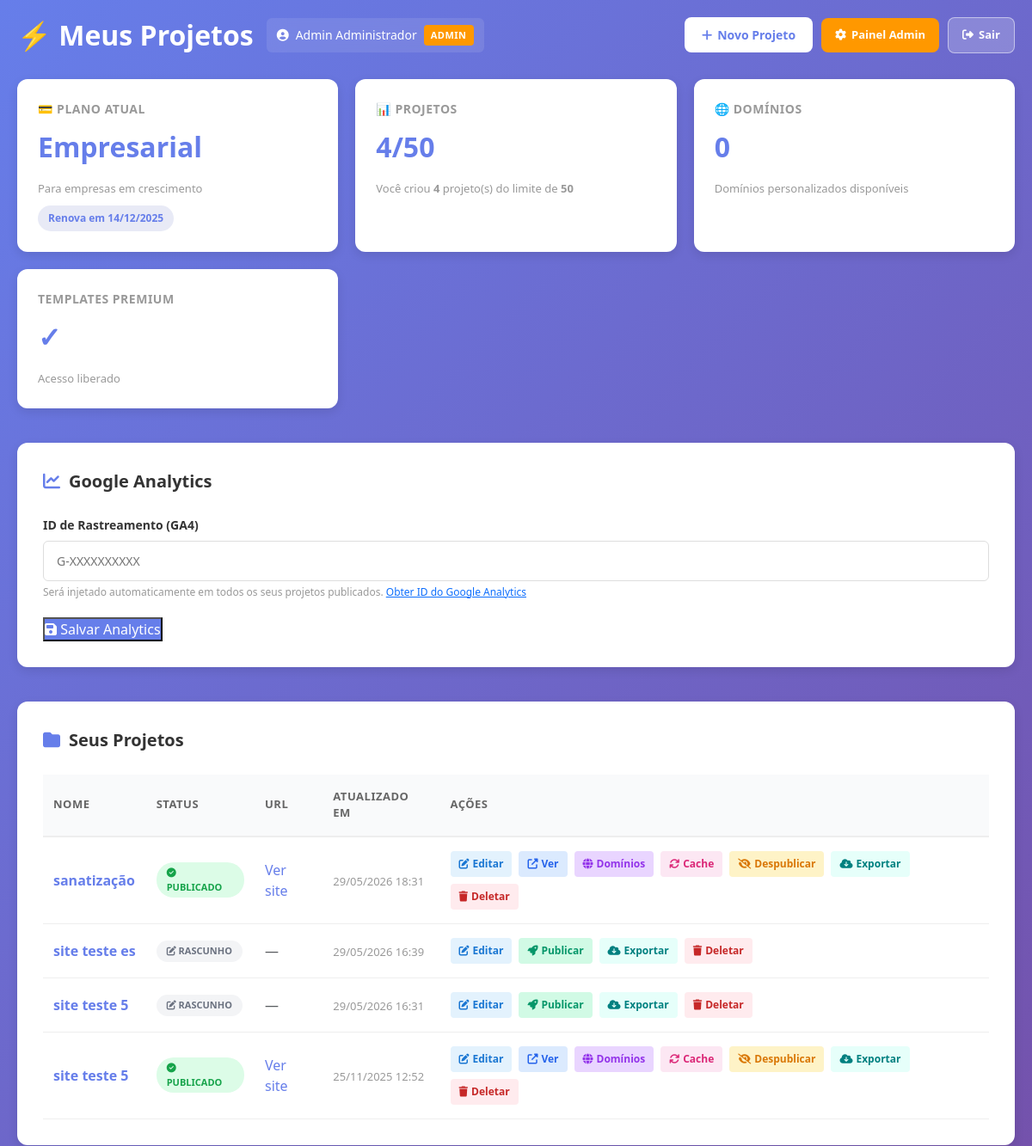
Page /test_projects.php (upper part) on the earlier database version.
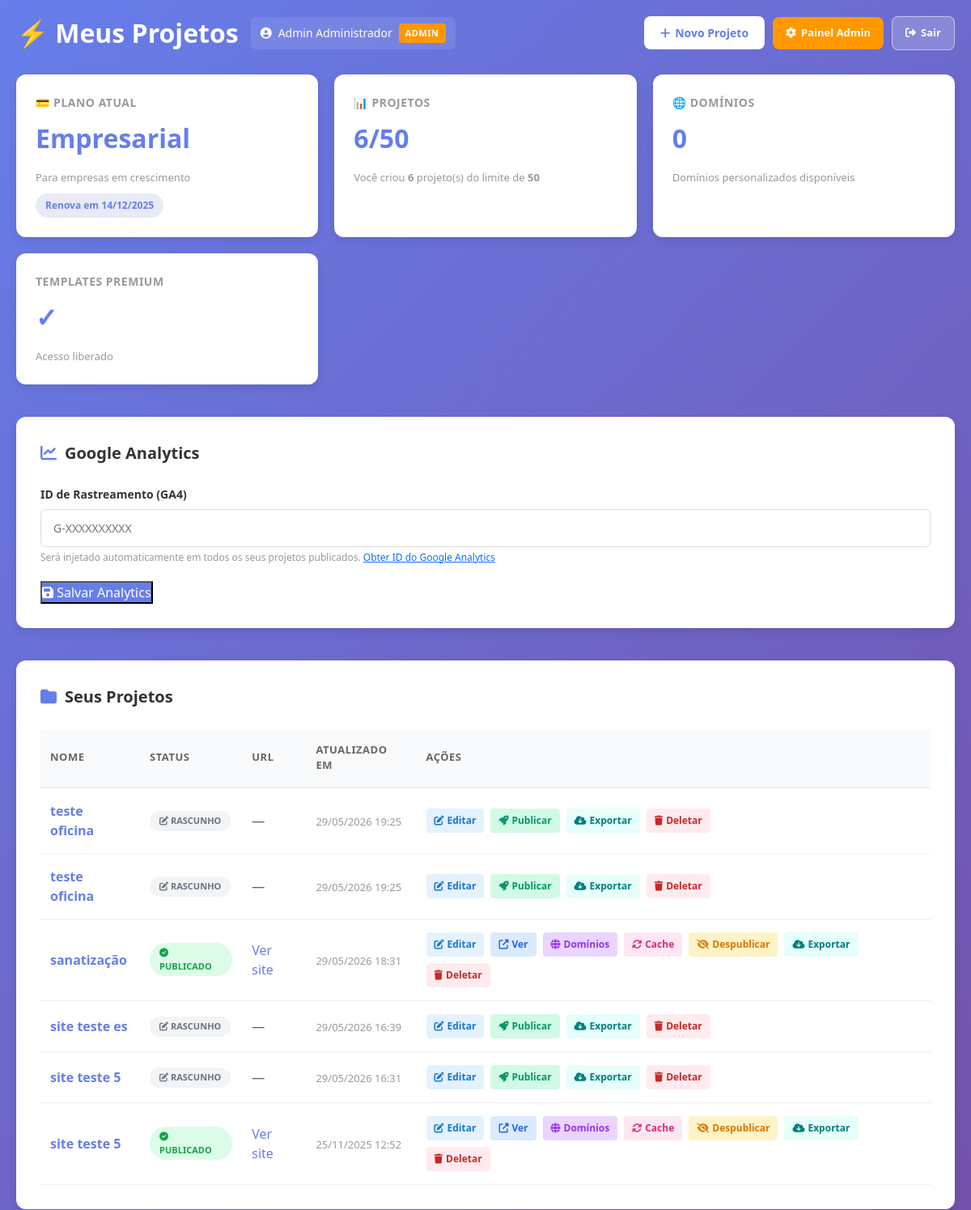
Same page on the later database version.
### tables this page shows
CREATE TABLE projects (
                id INTEGER PRIMARY KEY AUTOINCREMENT,
                user_id INTEGER NOT NULL,
                template_id INTEGER,
                name TEXT NOT NULL,
                description TEXT,
                custom_domain TEXT UNIQUE,
                subdomain TEXT UNIQUE,
                preview_url TEXT,
                published_url TEXT,
                html_content LONGTEXT,
                downloads_count INTEGER DEFAULT 0,
                views_count INTEGER DEFAULT 0,
                status TEXT DEFAULT 'draft' CHECK(status IN ('draft', 'published', 'archived', 'deleted')),
                is_published INTEGER DEFAULT 0,
                created_at DATETIME DEFAULT CURRENT_TIMESTAMP,
                updated_at DATETIME DEFAULT CURRENT_TIMESTAMP,
                deleted_at DATETIME, seo_title TEXT DEFAULT NULL, seo_description TEXT DEFAULT NULL, seo_image TEXT DEFAULT NULL,
                FOREIGN KEY (user_id) REFERENCES users(id) ON DELETE CASCADE,
                FOREIGN KEY (template_id) REFERENCES templates_library(id) ON DELETE SET NULL
            );

### app/Controllers/ProjectController.php (called while the page is built, shortened)
<?php
class ProjectController
{
    private $pdo;
    public function __construct()
    {
        $this->pdo = require __DIR__ . '/../../config/database.php';
    }
    public function list()
    {
        $userId = $_SESSION['user_id'];
        $stmt = $this->pdo->prepare("
            SELECT s.*, p.name, p.price, p.max_projects, p.max_storage_mb, p.description, p.can_access_premium
            FROM subscriptions s
            JOIN plans p ON s.plan_id = p.id
            WHERE s.user_id = ? AND s.status = 'active'
            ORDER BY s.created_at DESC
            LIMIT 1
        ");
        $stmt->execute([$userId]);
        $subscriptionData = $stmt->fetch(\PDO::FETCH_ASSOC);
        if (!$subscriptionData) {
            $stmt = $this->pdo->prepare("SELECT * FROM plans WHERE name = 'Gratuito' OR price = 0 LIMIT 1");
            $stmt->execute();
            $planData = $stmt->fetch(\PDO::FETCH_ASSOC);
            if (!$planData) {
                $planData = [
                    'id' => 0,
                    'name' => 'Gratuito',
                    'price' => 0,
                    'max_projects' => 3,
                    'max_storage_mb' => 100,
                    'description' => 'Plano gratuito'
                ];
            }
            $subscriptionData = [
                'id' => 0,
                'renews_at' => date('Y-m-d', strtotime('+30 days')),
                'status' => 'active'
            ];
        } else {
            $planData = $subscriptionData;
        }
        $stmt = $this->pdo->prepare("SELECT COUNT(*) as total FROM projects WHERE user_id = ?");
        $stmt->execute([$userId]);
        $totalProjects = $stmt->fetch(\PDO::FETCH_ASSOC)['total'];
        $stmt = $this->pdo->prepare("
            SELECT
                p.id,
                p.name,
                p.template_id,
                p.is_published,
                p.published_url,
                t.name as template_name,
                p.created_at,
                p.updated_at
            FROM projects p
            LEFT JOIN templates_library t ON p.template_id = t.id
            WHERE p.user_id = ?
            ORDER BY p.updated_at DESC
            LIMIT 50
        ");
        $stmt->execute([$userId]);
        $projects = $stmt->fetchAll(\PDO::FETCH_ASSOC);
        include __DIR__ . '/../Views/projects/list.php';
    }
}

### public/test_projects.php (called while the page is built, shortened)
<?php
try {
    $controller = new \App\Controllers\ProjectController();
    $controller->list();
} catch (\Throwable $t) {
    echo "ERROR: " . $t->getMessage() . "\n" . $t->getTraceAsString() . "\n";
}

### config/database.php (called while the page is built, shortened)
<?php
$dbFile = __DIR__ . '/../database/app.db';
try {
    $pdo = new \PDO('sqlite:' . $dbFile);
    $pdo->setAttribute(\PDO::ATTR_ERRMODE, \PDO::ERRMODE_EXCEPTION);
    $pdo->exec('PRAGMA foreign_keys = ON');
    return $pdo;
} catch (\PDOException $e) {
    die('Erro ao conectar ao banco SQLite: ' . $e->getMessage());
}

### app/Views/projects/list.php (the view, shortened to what the changed rows need)
<!DOCTYPE html>
<html lang="pt-BR">
<head>
    <link href="https://cdn.jsdelivr.net/npm/bootstrap@5.3.2/dist/css/bootstrap.min.css" rel="stylesheet">
    <link rel="stylesheet" href="https://cdnjs.cloudflare.com/ajax/libs/font-awesome/6.4.0/css/all.min.css">
</head>
<body>
<div class="container-main">
    <div class="header-section">
        <div class="header-left">
            <div class="header-title">
                <h1>⚡ Meus Projetos</h1>
            </div>
        </div>
    </div>
    <div class="cards-section">
        <div class="info-card">
            <div class="card-title">📊 Projetos</div>
            <div class="card-value"><?= $totalProjects ?>/<?= $planData['max_projects'] ?? 3 ?></div>
            <div class="card-description">
                Você criou <strong><?= $totalProjects ?></strong> projeto(s) do limite de <strong><?= $planData['max_projects'] ?? 3 ?></strong>
            </div>
        </div>
    </div>
    <div class="projects-section">
        <?php if (!empty($projects)): ?>
            <table class="projects-table">
                <thead>
                <tr>
                    <th>Nome</th>
                    <th>Status</th>
                    <th>URL</th>
                    <th>Atualizado em</th>
                    <th>Ações</th>
                </tr>
                </thead>
                <tbody>
                <?php foreach ($projects as $project): ?>
                    <tr>
                        <td>
                            <span class="project-name" onclick="editProject(<?= $project['id'] ?>, <?= $project['template_id'] ?? 'null' ?>)">
                                <?= htmlspecialchars($project['name']) ?>
                            </span>
                        </td>
                        <td>
                            <?php if ($project['is_published']): ?>
                                <span class="project-status status-published">
                                    <i class="fas fa-check-circle"></i> Publicado
                                </span>
                            <?php else: ?>
                                <span class="project-status status-draft">
                                    <i class="fas fa-edit"></i> Rascunho
                                </span>
                            <?php endif; ?>
                        </td>
                        <td>
                            <?php if ($project['published_url']): ?>
                                <a href="<?= htmlspecialchars($project['published_url']) ?>"
                                   target="_blank"
                                   style="color: #667eea; text-decoration: none;">
                                    <?= htmlspecialchars($project['subdomain'] ?? 'Ver site') ?>
                                </a>
                            <?php else: ?>
                                <span class="text-muted">—</span>
                            <?php endif; ?>
                        </td>
                        <td>
                            <span class="project-date">
                                <?= date('d/m/Y H:i', strtotime($project['updated_at'])) ?>
                            </span>
                        </td>
                        <td>
                            <div class="project-actions">
                                <a href="/editor?id=<?= $project['id'] ?>&template=<?= $project['template_id'] ?>"
                                   class="btn-action btn-edit">
                                    <i class="fas fa-edit"></i> Editar
                                </a>
                                <?php if ($project['is_published']): ?>
                                    <a href="<?= htmlspecialchars($project['published_url']) ?>"
                                       target="_blank"
                                       class="btn-action btn-view">
                                        <i class="fas fa-external-link-alt"></i> Ver
                                    </a>
                                    <button class="btn-action btn-domains"
                                            onclick="showDomainsModal(<?= $project['id'] ?>, '<?= htmlspecialchars($project['name']) ?>')">
                                        <i class="fas fa-globe"></i> Domínios
                                    </button>
                                    <button class="btn-action btn-cache"
                                            onclick="purgeCache(<?= $project['id'] ?>)">
                                        <i class="fas fa-sync"></i> Cache
                                    </button>
                                    <button class="btn-action btn-unpublish"
                                            onclick="unpublishProject(<?= $project['id'] ?>)">
                                        <i class="fas fa-eye-slash"></i> Despublicar
                                    </button>
                                <?php else: ?>
                                    <button class="btn-action btn-publish"
                                            onclick="publishProject(<?= $project['id'] ?>)">
                                        <i class="fas fa-rocket"></i> Publicar
                                    </button>
                                <?php endif; ?>
                                <a href="/projects/export?id=<?= $project['id'] ?>"
                                   class="btn-action btn-export">
                                    <i class="fas fa-cloud-download-alt"></i> Exportar
                                </a>
                                <button class="btn-action btn-delete"
                                        onclick="deleteProject(<?= $project['id'] ?>)">
                                    <i class="fas fa-trash"></i> Deletar
                                </button>
                            </div>
                        </td>
                    </tr>
                <?php endforeach; ?>
                </tbody>
            </table>
        <?php endif; ?>
    </div>
</div>
</body>
</html>

Differences in the rows shown:
added projects: name "teste oficina", is_published 0 (drawn), updated_at "29/05/2026 19:25"
added projects: name "teste oficina", is_published 0 (drawn), updated_at "29/05/2026 19:25"
Other differences:
$totalProjects: "4" → "6"
